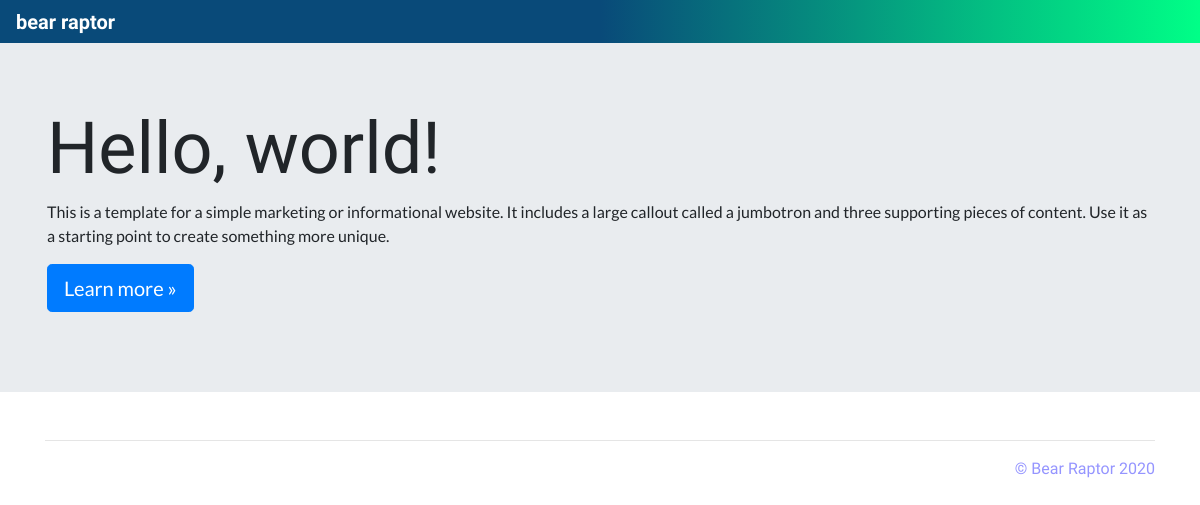
Before: / with the older database file.
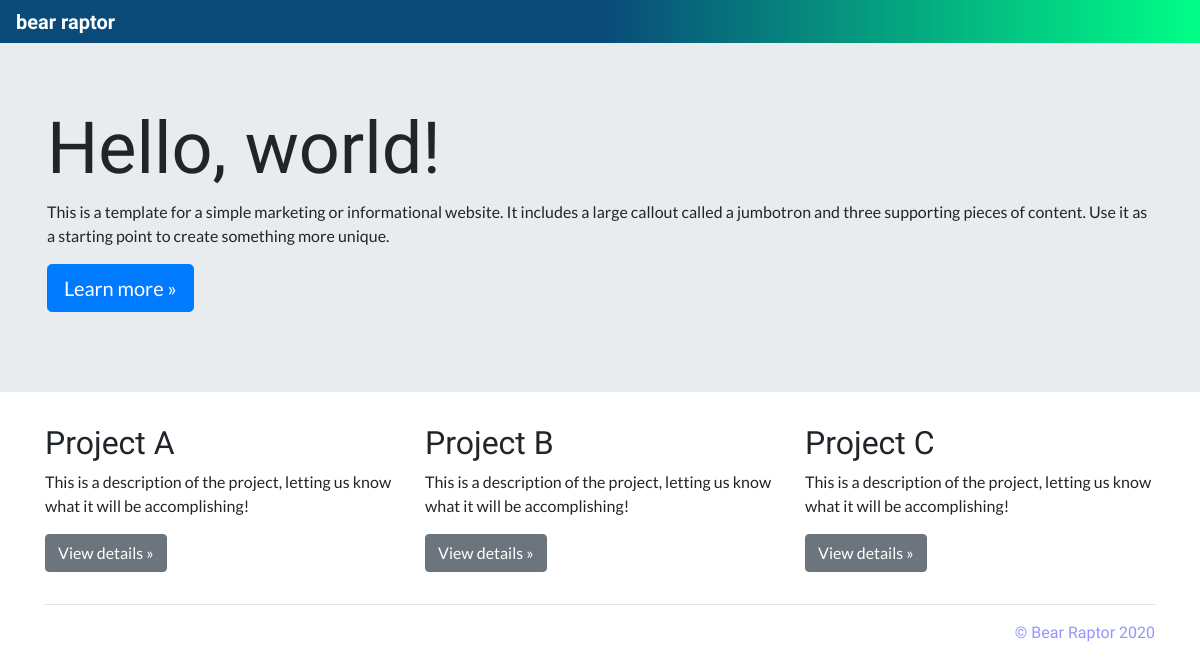
After: the same page with the newer database file.
### database_setup.py (models this page shows, shortened)
class Project(Base):
    __tablename__ = 'project'
    id = Column(Integer, primary_key=True)
    title = Column(String(250), nullable=False)
    description = Column(String(500))
    status = Column(String(50), nullable=False)

### app.py (the view)
@app.route('/')
def mainPage():
    projects = session.query(Project).all()
    return render_template('main.html', projects=projects)

### templates/main.html (shortened to what this page needs)
<!doctype html>
<html lang="en">
  <head>
    <link rel="stylesheet" href="https://stackpath.bootstrapcdn.com/bootstrap/4.5.0/css/bootstrap.min.css">
    <link rel="stylesheet" href="../static/styles-fix.css">
  </head>
  <body>
    {% include "menu.html" %}
    <main role="main">
      <div class="jumbotron">
        <div class="container">
          <h1 class="display-3">Hello, world!</h1>
          <p>This is a template for a simple marketing or informational website. It includes a large callout called a jumbotron and three supporting pieces of content. Use it as a starting point to create something more unique.</p>
          <p><a class="btn btn-primary btn-lg" href="#" role="button">Learn more &raquo;</a></p>
        </div>
      </div>
      <div class="container">
        <div class="row">
          {% for i in projects %}
            <div class="col-md-4">
              <h2>{{i.title}}</h2>
              <p>{{i.description}}</p>
              <p><a class="btn btn-secondary" href="{{url_for('projectDash', project_id=i.id)}}" role="button">View details &raquo;</a></p>
            </div>
          {% endfor %}
        </div>
        <hr>
      </div>
    </main>
    {% include "footer.html" %}
  </body>
</html>

### templates/menu.html (shortened to what this page needs)
<nav class="navbar navbar-expand-md navbar-dark fixed-top bg-dark">
  <a class="navbar-brand bear-raptor" href="{{url_for('mainPage')}}"><b>bear raptor</b></a>
</nav>

### templates/footer.html (shortened to what this page needs)
<footer class="container">
  <p class="bear-raptor bear-footer float-right">&copy; Bear Raptor 2020</p>
</footer>

### static/styles-fix.css (style rules this page uses)
body { padding-top: 2.6rem; font-family: 'Lato', sans-serif; }
h1, h2, h3, h4 { font-family: 'Marcellus', serif; }
.bg-dark { background: linear-gradient(90deg, rgba(9,74,121,1) 0%, rgba(9,74,121,1) 50%, rgba(0,255,135,1) 100%); }
.navbar { padding: .1rem 1rem; }
.bear-raptor { font-family: 'Cedarville Cursive', cursive; }
.bear-footer { color: #9595ff; }
.jumbotron { border-radius: 0rem; }

Changed rows visible on the page:
added Project: title "Project A", description "This is a description of the project, letting us know what it will be accomplishing!"
added Project: title "Project B", description "This is a description of the project, letting us know what it will be accomplishing!"
added Project: title "Project C", description "This is a description of the project, letting us know what it will be accomplishing!"
